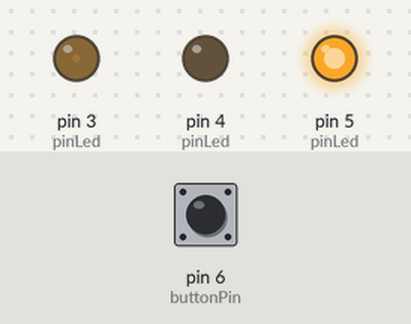
Simulated run of this sketch. Board: Arduino Uno, built with avr-gcc and run on an emulated ATmega328P. Shown: output pins drawn as LEDs (lit = HIGH). The test bench sets the inputs (shaded band); at power-on: pin 6 (buttonPin) LOW.

Above: at 6.2 s.
6.3 s: pin 6 (buttonPin) pulled HIGH for 3.2 s
At 7.5 s:
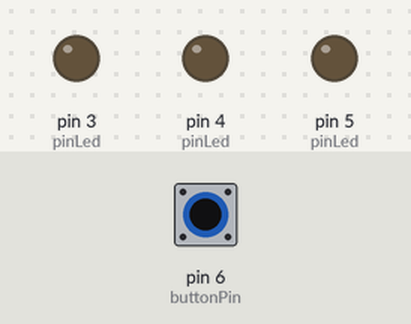
11.9 s: pin 6 (buttonPin) pulled HIGH for 0.15 s
At 13.14 s:
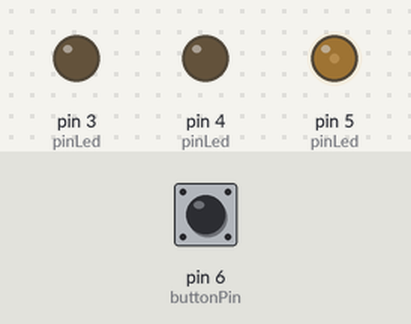
14.9 s: pin 6 (buttonPin) pulled HIGH for 1 s
At 22.25 s:
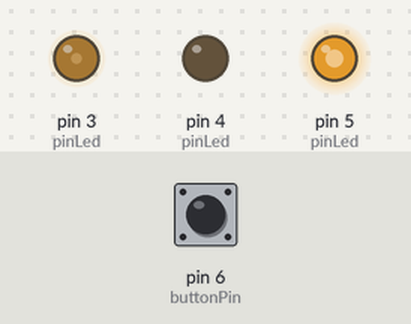
Timing chart, 0 to 36.6 s (numbered marks = the images above; inputs shaded):
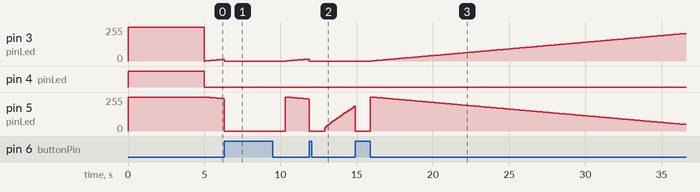

The sketch:

veilleuse-rgb.ino
```cpp
// Define Pins
byte BLUE=3;
byte GREEN=4;
byte RED=5;

// define variables
int pinLed [] = {RED,BLUE,GREEN};
int buttonPin = 6;
uint8_t pinValue []  = {255,255,255};
int delayTime=100; // fading time between colors
int delayEndTime=5000; // ending time when a color is full
int mode= 0;
int nbEclairage =10;
int8_t hbdelta = 8;
//le mode d'eclairement
//0 parcours du rouge vers bleu vers le vert puis au rouge en mélangeant les teintes
//1 rouge s'allume puis s'eteinds puis bleu s'allume et s'eteinds puis vert s'allume puis s'eteinds
void setup()
{
  mode = 0;
  pinMode(buttonPin, INPUT);
for (int i = 0; i < 3; i++) {
  pinMode(pinLed[i], OUTPUT);
  analogWrite(pinLed[i], pinValue[i]);

}
delay(delayEndTime);
}

boolean recevoirCommande(int attente)
{
  unsigned long finAttente= millis()+attente;
  while(millis() < finAttente)
  {
  if (digitalRead(buttonPin) == HIGH) {
    eteindre();
    delay(1000);
    return true;
  }
  }

  return false;
}

void melangerCouleurs()
{

  for (int p=0;p<3; p++){
    pinValue[p]=255;
    pinValue[(p+1)%3]=0;
    for(int i = 0; i < 255; i++){
      analogWrite(pinLed[p], pinValue[p]);
      analogWrite(pinLed[(p+1)%3], pinValue[(p+1)%3]);
      pinValue[p]--;
      pinValue[(p+1)%3]++;
      if (recevoirCommande(delayTime))
      {
        mode = 1;
        return;
      }
     }
    analogWrite(pinLed[p], pinValue[p]);
    analogWrite(pinLed[(p+1)%3], pinValue[(p+1)%3]);
    if (recevoirCommande(delayEndTime))
    {
       mode = 1;
       return;
    }
  }
}

void separerCouleur()
{
  for (int p=0;p<3 && mode == 1 ; p++ ){
    battreCoeur(p);
  }
}

void battreCoeur(int couleurPin)
{
  // un cycle = allumage progressif puis extinction progressive
  int cycle =0;
  while ( cycle < nbEclairage )
  {
    if (pinValue[couleurPin] > 192)
    {
      pinValue[couleurPin]=192;
      hbdelta = -hbdelta;
    }
    if (pinValue[couleurPin] < 32)
    {
      pinValue[couleurPin]=32;
      hbdelta = -hbdelta;
      cycle++;
    }
    pinValue[couleurPin] += hbdelta;
    analogWrite(pinLed[couleurPin], pinValue[couleurPin]);
    if (recevoirCommande(delayTime))
    {
      mode = 0;
      return;
    }
  }
  pinValue[couleurPin]=0;
  analogWrite(pinLed[couleurPin], pinValue[couleurPin]);
}
// main loop
void loop()
{
//on démarre éteinds
  eteindre();
  switch(mode)
        {
          case 0:
            melangerCouleurs();
          break;
          case 1:
            separerCouleur();
          break;
        }
}

void eteindre()
{
    for (int p=0;p<3 ; p +=1 ){
      pinValue[p]=0;
      analogWrite(pinLed[p], pinValue[p]);
  }
}
```

Measured:
- after the input at 14.9 s, pin 3 (pinLed): moves from 0/255 to 206/255 over 20.5 s, starting after 1.1 s
